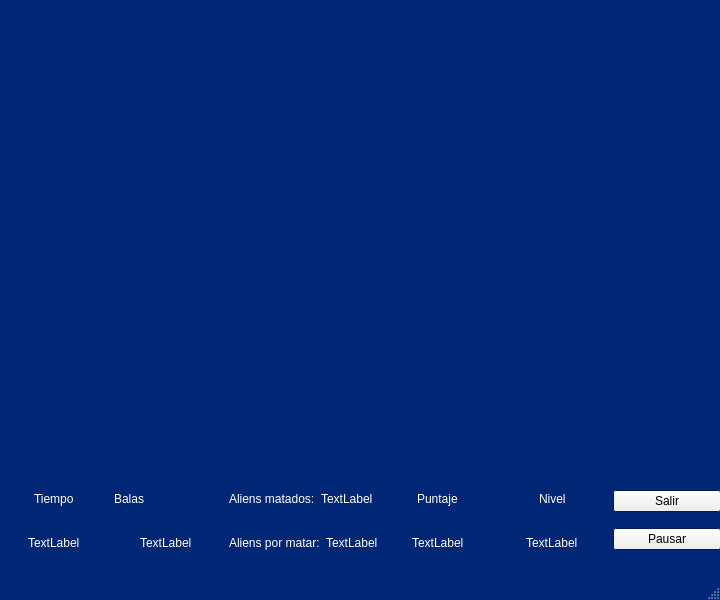
<?xml version="1.0" encoding="UTF-8"?>
<ui version="4.0">
 <class>MainWindow</class>
 <widget class="QMainWindow" name="MainWindow">
  <property name="geometry">
   <rect>
    <x>0</x>
    <y>0</y>
    <width>720</width>
    <height>600</height>
   </rect>
  </property>
  <property name="palette">
   <palette>
    <active>
     <colorrole role="WindowText">
      <brush brushstyle="SolidPattern">
       <color alpha="255">
        <red>255</red>
        <green>255</green>
        <blue>255</blue>
       </color>
      </brush>
     </colorrole>
     <colorrole role="Text">
      <brush brushstyle="SolidPattern">
       <color alpha="255">
        <red>255</red>
        <green>255</green>
        <blue>255</blue>
       </color>
      </brush>
     </colorrole>
     <colorrole role="Base">
      <brush brushstyle="SolidPattern">
       <color alpha="255">
        <red>0</red>
        <green>39</green>
        <blue>118</blue>
       </color>
      </brush>
     </colorrole>
     <colorrole role="Window">
      <brush brushstyle="SolidPattern">
       <color alpha="255">
        <red>0</red>
        <green>39</green>
        <blue>118</blue>
       </color>
      </brush>
     </colorrole>
     <colorrole role="PlaceholderText">
      <brush brushstyle="SolidPattern">
       <color alpha="128">
        <red>255</red>
        <green>255</green>
        <blue>255</blue>
       </color>
      </brush>
     </colorrole>
    </active>
    <inactive>
     <colorrole role="WindowText">
      <brush brushstyle="SolidPattern">
       <color alpha="255">
        <red>255</red>
        <green>255</green>
        <blue>255</blue>
       </color>
      </brush>
     </colorrole>
     <colorrole role="Text">
      <brush brushstyle="SolidPattern">
       <color alpha="255">
        <red>255</red>
        <green>255</green>
        <blue>255</blue>
       </color>
      </brush>
     </colorrole>
     <colorrole role="Base">
      <brush brushstyle="SolidPattern">
       <color alpha="255">
        <red>0</red>
        <green>39</green>
        <blue>118</blue>
       </color>
      </brush>
     </colorrole>
     <colorrole role="Window">
      <brush brushstyle="SolidPattern">
       <color alpha="255">
        <red>0</red>
        <green>39</green>
        <blue>118</blue>
       </color>
      </brush>
     </colorrole>
     <colorrole role="PlaceholderText">
      <brush brushstyle="SolidPattern">
       <color alpha="128">
        <red>255</red>
        <green>255</green>
        <blue>255</blue>
       </color>
      </brush>
     </colorrole>
    </inactive>
    <disabled>
     <colorrole role="WindowText">
      <brush brushstyle="SolidPattern">
       <color alpha="255">
        <red>120</red>
        <green>120</green>
        <blue>120</blue>
       </color>
      </brush>
     </colorrole>
     <colorrole role="Text">
      <brush brushstyle="SolidPattern">
       <color alpha="255">
        <red>120</red>
        <green>120</green>
        <blue>120</blue>
       </color>
      </brush>
     </colorrole>
     <colorrole role="Base">
      <brush brushstyle="SolidPattern">
       <color alpha="255">
        <red>0</red>
        <green>39</green>
        <blue>118</blue>
       </color>
      </brush>
     </colorrole>
     <colorrole role="Window">
      <brush brushstyle="SolidPattern">
       <color alpha="255">
        <red>0</red>
        <green>39</green>
        <blue>118</blue>
       </color>
      </brush>
     </colorrole>
     <colorrole role="PlaceholderText">
      <brush brushstyle="SolidPattern">
       <color alpha="128">
        <red>0</red>
        <green>0</green>
        <blue>0</blue>
       </color>
      </brush>
     </colorrole>
    </disabled>
   </palette>
  </property>
  <property name="windowTitle">
   <string>MainWindow</string>
  </property>
  <widget class="QWidget" name="centralwidget">
   <widget class="QWidget" name="horizontalLayoutWidget">
    <property name="geometry">
     <rect>
      <x>0</x>
      <y>480</y>
      <width>721</width>
      <height>81</height>
     </rect>
    </property>
    <layout class="QHBoxLayout" name="layout_datos">
     <item>
      <layout class="QVBoxLayout" name="tiempo_layout">
       <item alignment="Qt::AlignHCenter">
        <widget class="QLabel" name="label">
         <property name="text">
          <string>Tiempo</string>
         </property>
        </widget>
       </item>
       <item alignment="Qt::AlignHCenter">
        <widget class="QLabel" name="casilla_tiempo">
         <property name="text">
          <string>TextLabel</string>
         </property>
        </widget>
       </item>
      </layout>
     </item>
     <item>
      <layout class="QVBoxLayout" name="balas_layout">
       <item>
        <widget class="QLabel" name="label_4">
         <property name="text">
          <string>Balas</string>
         </property>
        </widget>
       </item>
       <item>
        <layout class="QHBoxLayout" name="horizontalLayout">
         <item>
          <widget class="QLabel" name="imagen_balas">
           <property name="maximumSize">
            <size>
             <width>20</width>
             <height>40</height>
            </size>
           </property>
           <property name="text">
            <string/>
           </property>
           <property name="pixmap">
            <pixmap>../../Sprites/Elementos juego/Bala.png</pixmap>
           </property>
           <property name="scaledContents">
            <bool>true</bool>
           </property>
          </widget>
         </item>
         <item>
          <widget class="QLabel" name="casilla_balas">
           <property name="text">
            <string>TextLabel</string>
           </property>
          </widget>
         </item>
        </layout>
       </item>
      </layout>
     </item>
     <item>
      <layout class="QVBoxLayout" name="aliens_layout">
       <item>
        <layout class="QHBoxLayout" name="vencidos">
         <item>
          <widget class="QLabel" name="label_5">
           <property name="text">
            <string>Aliens matados:</string>
           </property>
          </widget>
         </item>
         <item>
          <widget class="QLabel" name="casilla_matados">
           <property name="text">
            <string>TextLabel</string>
           </property>
          </widget>
         </item>
        </layout>
       </item>
       <item>
        <layout class="QHBoxLayout" name="por_vencer">
         <item>
          <widget class="QLabel" name="label_6">
           <property name="text">
            <string>Aliens por matar:</string>
           </property>
          </widget>
         </item>
         <item>
          <widget class="QLabel" name="casilla_pormatar">
           <property name="text">
            <string>TextLabel</string>
           </property>
          </widget>
         </item>
        </layout>
       </item>
      </layout>
     </item>
     <item>
      <layout class="QVBoxLayout" name="puntaje_layout">
       <item alignment="Qt::AlignHCenter">
        <widget class="QLabel" name="label_2">
         <property name="text">
          <string>Puntaje</string>
         </property>
        </widget>
       </item>
       <item alignment="Qt::AlignHCenter">
        <widget class="QLabel" name="casilla_puntaje">
         <property name="text">
          <string>TextLabel</string>
         </property>
        </widget>
       </item>
      </layout>
     </item>
     <item>
      <layout class="QVBoxLayout" name="nivel_layout">
       <item alignment="Qt::AlignHCenter">
        <widget class="QLabel" name="label_3">
         <property name="palette">
          <palette>
           <active>
            <colorrole role="Text">
             <brush brushstyle="SolidPattern">
              <color alpha="255">
               <red>255</red>
               <green>255</green>
               <blue>255</blue>
              </color>
             </brush>
            </colorrole>
            <colorrole role="PlaceholderText">
             <brush brushstyle="SolidPattern">
              <color alpha="128">
               <red>255</red>
               <green>255</green>
               <blue>255</blue>
              </color>
             </brush>
            </colorrole>
           </active>
           <inactive>
            <colorrole role="Text">
             <brush brushstyle="SolidPattern">
              <color alpha="255">
               <red>255</red>
               <green>255</green>
               <blue>255</blue>
              </color>
             </brush>
            </colorrole>
            <colorrole role="PlaceholderText">
             <brush brushstyle="SolidPattern">
              <color alpha="128">
               <red>255</red>
               <green>255</green>
               <blue>255</blue>
              </color>
             </brush>
            </colorrole>
           </inactive>
           <disabled>
            <colorrole role="Text">
             <brush brushstyle="SolidPattern">
              <color alpha="255">
               <red>120</red>
               <green>120</green>
               <blue>120</blue>
              </color>
             </brush>
            </colorrole>
            <colorrole role="PlaceholderText">
             <brush brushstyle="SolidPattern">
              <color alpha="128">
               <red>0</red>
               <green>0</green>
               <blue>0</blue>
              </color>
             </brush>
            </colorrole>
           </disabled>
          </palette>
         </property>
         <property name="text">
          <string>Nivel</string>
         </property>
        </widget>
       </item>
       <item alignment="Qt::AlignHCenter">
        <widget class="QLabel" name="casilla_nivel">
         <property name="text">
          <string>TextLabel</string>
         </property>
        </widget>
       </item>
      </layout>
     </item>
     <item>
      <layout class="QVBoxLayout" name="botones_layout">
       <item>
        <layout class="QHBoxLayout" name="salir">
         <item>
          <widget class="QPushButton" name="boton_salir">
           <property name="text">
            <string>Salir</string>
           </property>
          </widget>
         </item>
        </layout>
       </item>
       <item>
        <layout class="QHBoxLayout" name="pausa">
         <item>
          <widget class="QPushButton" name="boton_pausa">
           <property name="text">
            <string>Pausar</string>
           </property>
          </widget>
         </item>
        </layout>
       </item>
      </layout>
     </item>
    </layout>
   </widget>
   <widget class="QLabel" name="imagen_fondo">
    <property name="geometry">
     <rect>
      <x>0</x>
      <y>0</y>
      <width>720</width>
      <height>480</height>
     </rect>
    </property>
    <property name="palette">
     <palette>
      <active>
       <colorrole role="WindowText">
        <brush brushstyle="SolidPattern">
         <color alpha="255">
          <red>255</red>
          <green>255</green>
          <blue>255</blue>
         </color>
        </brush>
       </colorrole>
       <colorrole role="Text">
        <brush brushstyle="SolidPattern">
         <color alpha="255">
          <red>255</red>
          <green>255</green>
          <blue>255</blue>
         </color>
        </brush>
       </colorrole>
       <colorrole role="PlaceholderText">
        <brush brushstyle="SolidPattern">
         <color alpha="128">
          <red>255</red>
          <green>255</green>
          <blue>255</blue>
         </color>
        </brush>
       </colorrole>
      </active>
      <inactive>
       <colorrole role="WindowText">
        <brush brushstyle="SolidPattern">
         <color alpha="255">
          <red>255</red>
          <green>255</green>
          <blue>255</blue>
         </color>
        </brush>
       </colorrole>
       <colorrole role="Text">
        <brush brushstyle="SolidPattern">
         <color alpha="255">
          <red>255</red>
          <green>255</green>
          <blue>255</blue>
         </color>
        </brush>
       </colorrole>
       <colorrole role="PlaceholderText">
        <brush brushstyle="SolidPattern">
         <color alpha="128">
          <red>255</red>
          <green>255</green>
          <blue>255</blue>
         </color>
        </brush>
       </colorrole>
      </inactive>
      <disabled>
       <colorrole role="WindowText">
        <brush brushstyle="SolidPattern">
         <color alpha="255">
          <red>120</red>
          <green>120</green>
          <blue>120</blue>
         </color>
        </brush>
       </colorrole>
       <colorrole role="Text">
        <brush brushstyle="SolidPattern">
         <color alpha="255">
          <red>120</red>
          <green>120</green>
          <blue>120</blue>
         </color>
        </brush>
       </colorrole>
       <colorrole role="PlaceholderText">
        <brush brushstyle="SolidPattern">
         <color alpha="128">
          <red>0</red>
          <green>0</green>
          <blue>0</blue>
         </color>
        </brush>
       </colorrole>
      </disabled>
     </palette>
    </property>
    <property name="text">
     <string/>
    </property>
   </widget>
   <widget class="QLabel" name="tdog_normal">
    <property name="geometry">
     <rect>
      <x>170</x>
      <y>390</y>
      <width>80</width>
      <height>100</height>
     </rect>
    </property>
    <property name="maximumSize">
     <size>
      <width>80</width>
      <height>100</height>
     </size>
    </property>
    <property name="text">
     <string/>
    </property>
    <property name="pixmap">
     <pixmap>../../Sprites/Terminator-Dog/Dog1.png</pixmap>
    </property>
    <property name="scaledContents">
     <bool>true</bool>
    </property>
   </widget>
   <widget class="QLabel" name="tdog_alien">
    <property name="geometry">
     <rect>
      <x>570</x>
      <y>200</y>
      <width>80</width>
      <height>100</height>
     </rect>
    </property>
    <property name="maximumSize">
     <size>
      <width>80</width>
      <height>100</height>
     </size>
    </property>
    <property name="text">
     <string/>
    </property>
    <property name="pixmap">
     <pixmap>../../Sprites/Terminator-Dog/Dog1.png</pixmap>
    </property>
    <property name="scaledContents">
     <bool>true</bool>
    </property>
   </widget>
   <widget class="QLabel" name="estrella_muerte">
    <property name="geometry">
     <rect>
      <x>-90</x>
      <y>-70</y>
      <width>100</width>
      <height>100</height>
     </rect>
    </property>
    <property name="maximumSize">
     <size>
      <width>100</width>
      <height>100</height>
     </size>
    </property>
    <property name="text">
     <string/>
    </property>
    <property name="pixmap">
     <pixmap>../../Sprites/Bonus/Estrella_muerte.png</pixmap>
    </property>
    <property name="scaledContents">
     <bool>true</bool>
    </property>
   </widget>
   <widget class="QLabel" name="bomba_hielo">
    <property name="geometry">
     <rect>
      <x>700</x>
      <y>-80</y>
      <width>100</width>
      <height>100</height>
     </rect>
    </property>
    <property name="maximumSize">
     <size>
      <width>100</width>
      <height>100</height>
     </size>
    </property>
    <property name="text">
     <string/>
    </property>
    <property name="pixmap">
     <pixmap>../../Sprites/Bonus/Bomba_hielo.png</pixmap>
    </property>
    <property name="scaledContents">
     <bool>true</bool>
    </property>
   </widget>
  </widget>
  <widget class="QMenuBar" name="menubar">
   <property name="geometry">
    <rect>
     <x>0</x>
     <y>0</y>
     <width>720</width>
     <height>21</height>
    </rect>
   </property>
  </widget>
  <widget class="QStatusBar" name="statusbar"/>
 </widget>
 <resources/>
 <connections/>
</ui>
